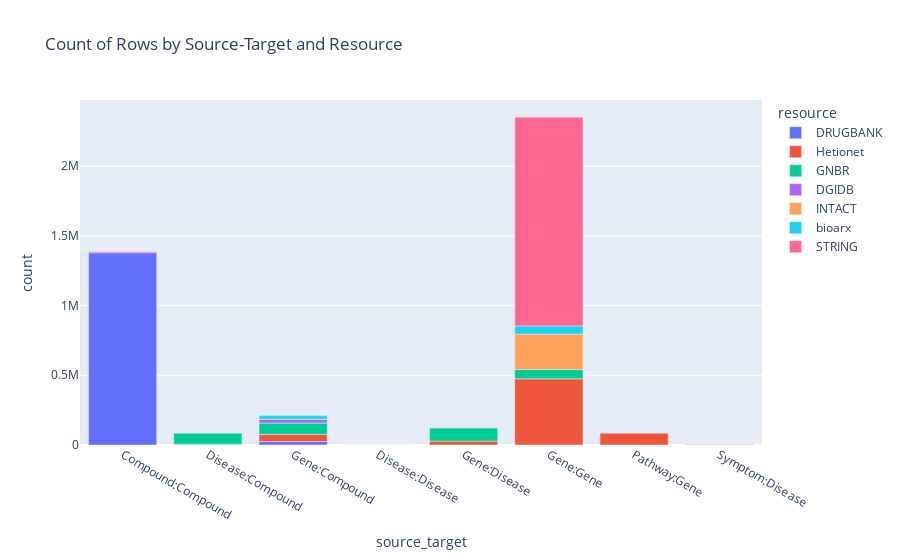

The notebook cell this image was saved under:
### Markdown cell above
## Show statistics of the graph

### Code cell
import plotly.express as px

dataset_name = "drkg"
relations = load_relations(dataset_name)
relations_types = get_relation_types(relations)
grouped_df = group_relations(relations)

# Plot all
# grouped_df = df.groupby(['source_target', "resource"]).size().reset_index(name='count')
fig2 = px.bar(
    grouped_df,
    x="source_target",
    y="count",
    color="resource",
    title="Count of Rows by Source-Target and Resource",
)
# fig2.update_traces(text=grouped_df['count'], textposition='inside')

# Show the plot
fig2.show(renderer="vscode")

### Figure 1 — Plotly figure (JSON) as saved in the notebook; plotly's stock layout.template omitted (floating-point values rounded to 4 significant figures)
{"data": [{"alignmentgroup": "True", "hovertemplate": "resource=DRUGBANK<br>source_target=%{x}<br>count=%{y}<extra></extra>", "legendgroup": "DRUGBANK", "marker": {"color": "#636efa", "pattern": {"shape": ""}}, "name": "DRUGBANK", "offsetgroup": "DRUGBANK", "orientation": "v", "showlegend": true, "textposition": "auto", "type": "bar", "x": ["Compound:Compound", "Disease:Compound", "Gene:Compound"], "xaxis": "x", "y": [1379271, 4968, 24801], "yaxis": "y"}, {"alignmentgroup": "True", "hovertemplate": "resource=Hetionet<br>source_target=%{x}<br>count=%{y}<extra></extra>", "legendgroup": "Hetionet", "marker": {"color": "#EF553B", "pattern": {"shape": ""}}, "name": "Hetionet", "offsetgroup": "Hetionet", "orientation": "v", "showlegend": true, "textposition": "auto", "type": "bar", "x": ["Compound:Compound", "Disease:Compound", "Disease:Disease", "Gene:Compound", "Gene:Disease", "Gene:Gene", "Pathway:Gene", "Symptom:Disease"], "xaxis": "x", "y": [6486, 1145, 543, 51429, 27977, 474526, 84372, 3357], "yaxis": "y"}, {"alignmentgroup": "True", "hovertemplate": "resource=GNBR<br>source_target=%{x}<br>count=%{y}<extra></extra>", "legendgroup": "GNBR", "marker": {"color": "#00cc96", "pattern": {"shape": ""}}, "name": "GNBR", "offsetgroup": "GNBR", "orientation": "v", "showlegend": true, "textposition": "auto", "type": "bar", "x": ["Disease:Compound", "Gene:Compound", "Gene:Disease", "Gene:Gene"], "xaxis": "x", "y": [77782, 80803, 95399, 66722], "yaxis": "y"}, {"alignmentgroup": "True", "hovertemplate": "resource=DGIDB<br>source_target=%{x}<br>count=%{y}<extra></extra>", "legendgroup": "DGIDB", "marker": {"color": "#ab63fa", "pattern": {"shape": ""}}, "name": "DGIDB", "offsetgroup": "DGIDB", "orientation": "v", "showlegend": true, "textposition": "auto", "type": "bar", "x": ["Gene:Compound"], "xaxis": "x", "y": [26290], "yaxis": "y"}, {"alignmentgroup": "True", "hovertemplate": "resource=INTACT<br>source_target=%{x}<br>count=%{y}<extra></extra>", "legendgroup": "INTACT", "marker": {"color": "#FFA15A", "pattern": {"shape": ""}}, "name": "INTACT", "offsetgroup": "INTACT", "orientation": "v", "showlegend": true, "textposition": "auto", "type": "bar", "x": ["Gene:Compound", "Gene:Gene"], "xaxis": "x", "y": [1805, 254346], "yaxis": "y"}, {"alignmentgroup": "True", "hovertemplate": "resource=bioarx<br>source_target=%{x}<br>count=%{y}<extra></extra>", "legendgroup": "bioarx", "marker": {"color": "#19d3f3", "pattern": {"shape": ""}}, "name": "bioarx", "offsetgroup": "bioarx", "orientation": "v", "showlegend": true, "textposition": "auto", "type": "bar", "x": ["Gene:Compound", "Gene:Disease", "Gene:Gene"], "xaxis": "x", "y": [25666, 461, 58629], "yaxis": "y"}, {"alignmentgroup": "True", "hovertemplate": "resource=STRING<br>source_target=%{x}<br>count=%{y}<extra></extra>", "legendgroup": "STRING", "marker": {"color": "#FF6692", "pattern": {"shape": ""}}, "name": "STRING", "offsetgroup": "STRING", "orientation": "v", "showlegend": true, "textposition": "auto", "type": "bar", "x": ["Gene:Gene"], "xaxis": "x", "y": [1496708], "yaxis": "y"}], "layout": {"barmode": "relative", "legend": {"title": {"text": "resource"}, "tracegroupgap": 0}, "title": {"text": "Count of Rows by Source-Target and Resource"}, "xaxis": {"anchor": "y", "domain": [0, 1], "title": {"text": "source_target"}}, "yaxis": {"anchor": "x", "domain": [0, 1], "title": {"text": "count"}}}}
